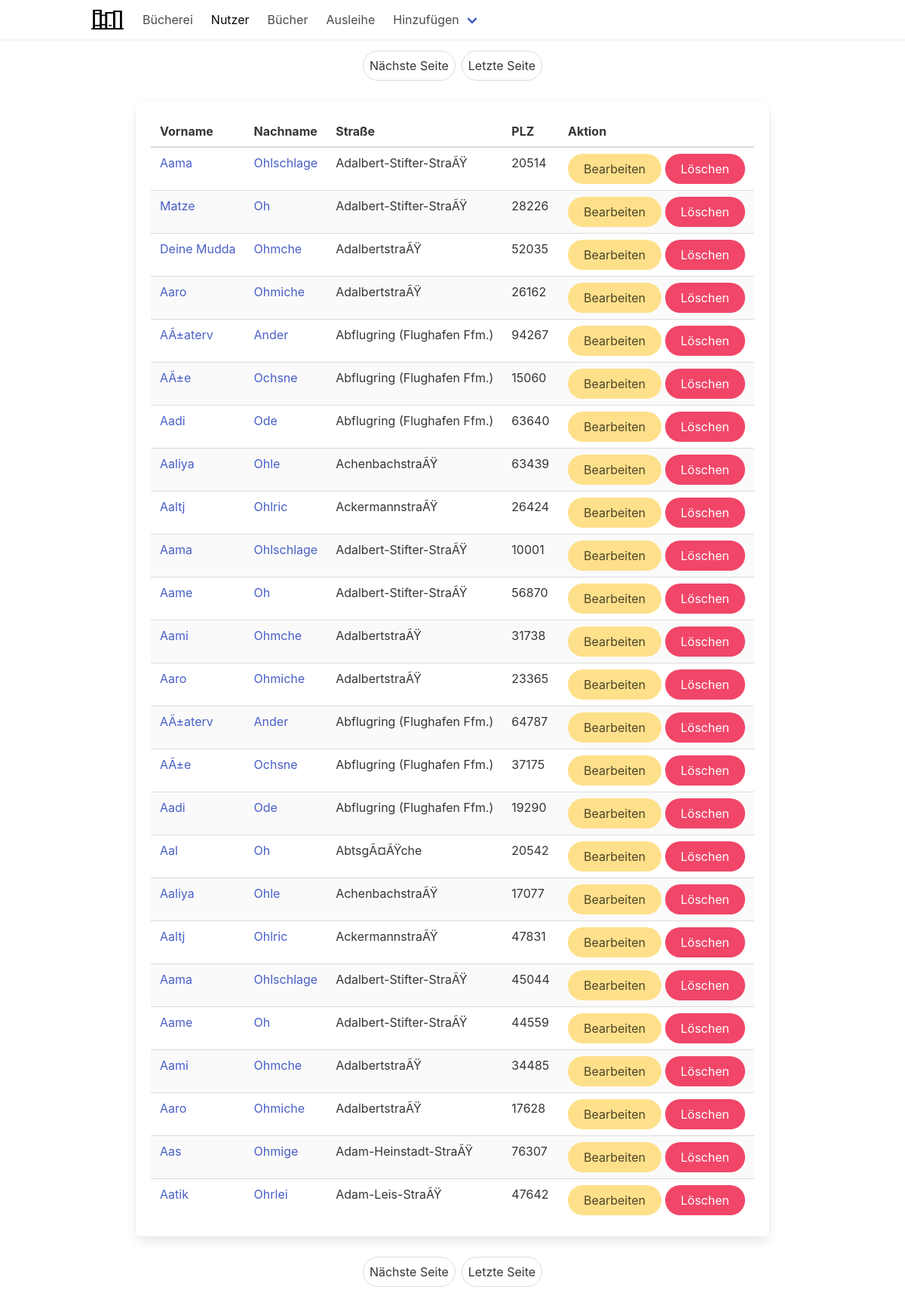
Page /nutzer/ on the earlier database version.
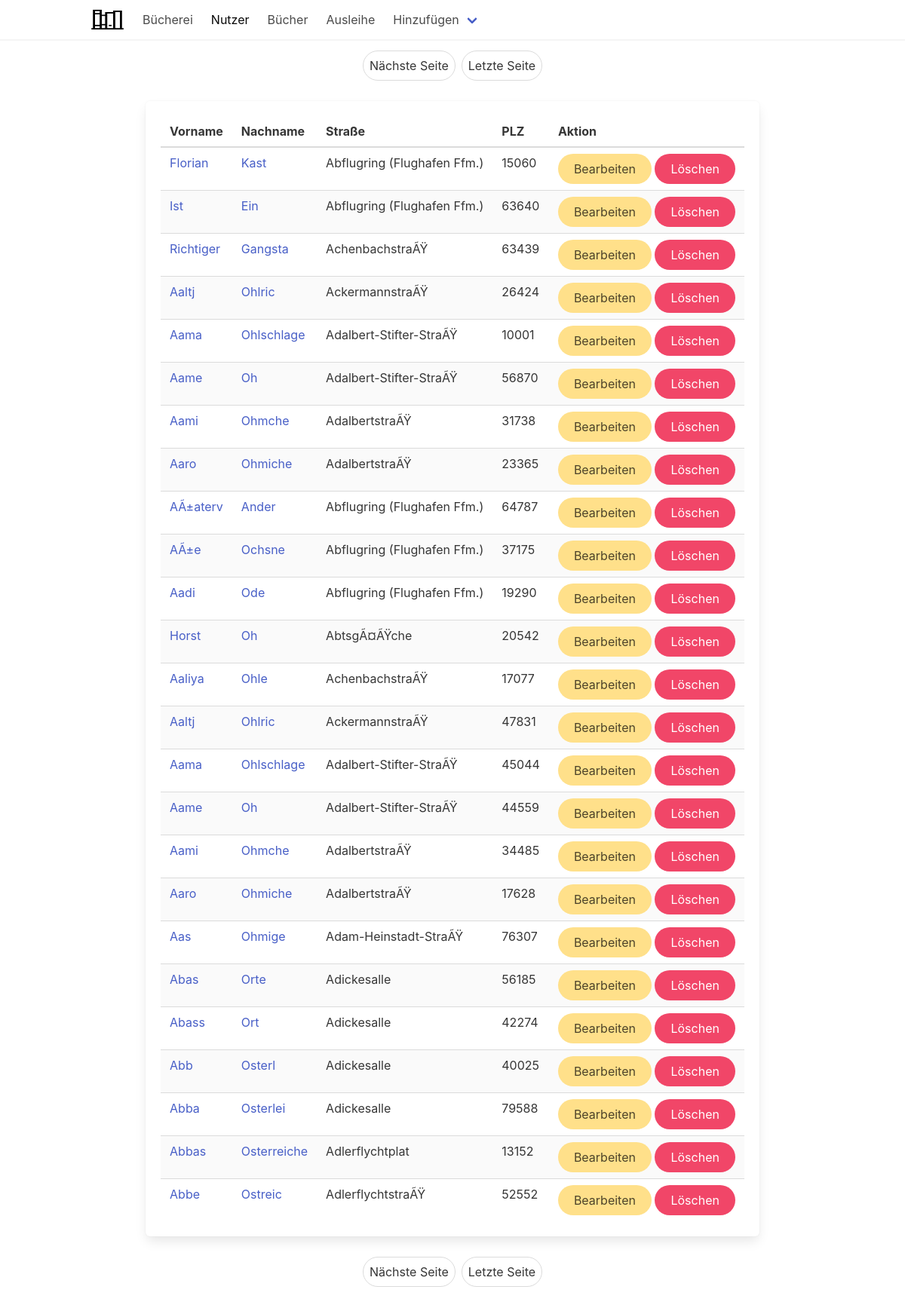
Same page on the later database version.
### buecherei/models.py (models this page shows, shortened)
class Bibliotheksbenutzer(models.Model):
    name = models.CharField(max_length=64)
    nachname = models.CharField(max_length=64)
    strasse = models.CharField(max_length=64)
    plz = models.IntegerField()
    class Meta:
        verbose_name_plural = "Bibliotheksbenutzer"

### buecherei/views.py (the view, shortened to what this page needs)
# urls.py: path('nutzer/', views.nutzer, name='nutzer'),
def nutzer(request):
    if request.method == 'POST' and request.POST.get("delete"):
        id = request.POST.get("delete")
        nutzer = Bibliotheksbenutzer.objects.get(id=id)
        nutzer.delete()
        messages.info(request, 'Der Nutzer wurde erfolgreich gelöscht!', extra_tags='message is-success')
        return redirect(reverse('nutzer'))
    alle_nutzer = Bibliotheksbenutzer.objects.all()
    paginator = Paginator(alle_nutzer, 25)
    page_number = request.GET.get('page')
    page_obj = paginator.get_page(page_number)
    return render(request, 'nutzer.html', {
        "page_obj": page_obj,
    })

### templates/nutzer.html
{% extends "index.html" %}
{% block navbar %}
    <a class="navbar-item" href="/">Bücherei</a>
    <a class="navbar-item is-active" href="{% url "nutzer" %}">Nutzer</a>
    <a class="navbar-item" href="{% url "buch" %}">Bücher</a>
    <a class="navbar-item" href="{% url "ausleih" %}">Ausleihe</a>
{% endblock %}
{% block table %}
<table class="table is-striped is-hoverable box">
    <thead>
        <tr>
            <th class="th">Vorname</th>
            <th class="th">Nachname</th>
            <th class="th">Straße</th>
            <th class="th">PLZ</th>
            <th class="th th__actions">Aktion</th>
        </tr>
    </thead>
    <tbody>
            {% for user in page_obj %}
            <tr>
                <td class="td"><a href="{% url 'nutzer_detail' user.id %}">{{ user.name }}</a></td>
                <td class="td"><a href="{% url 'nutzer_detail' user.id %}">{{ user.nachname }}</a></td>
                <td class="td">{{ user.strasse }}</td>
                <td class="td">{{ user.plz }}</td>
                <td class="td">
                    <button type="submit" class="button is-warning is-rounded is-responsive" name="edit" value="{{ user.id }}">Bearbeiten</button>
                    <button type="submit" class="button is-danger is-rounded is-responsive" name="delete" value="{{ user.id }}">Löschen</button>
                </td>
            </tr>
            {% endfor %}
    </tbody>
</table>
{% endblock %}

Differences in the rows shown:
removed Bibliotheksbenutzer: name "Aama", nachname "Ohlschlage", strasse "Adalbert-Stifter-StraÃŸ", plz "20514", {{ user.id }} 6 (drawn)
removed Bibliotheksbenutzer: name "Matze", nachname "Oh", strasse "Adalbert-Stifter-StraÃŸ", plz "28226", {{ user.id }} 7 (drawn)
removed Bibliotheksbenutzer: name "Deine Mudda", nachname "Ohmche", strasse "AdalbertstraÃŸ", plz "52035", {{ user.id }} 8 (drawn)
removed Bibliotheksbenutzer: name "Aaro", nachname "Ohmiche", strasse "AdalbertstraÃŸ", plz "26162", {{ user.id }} 9 (drawn)
removed Bibliotheksbenutzer: name "AÃ±aterv", nachname "Ander", strasse "Abflugring (Flughafen Ffm.)", plz "94267", {{ user.id }} 10 (drawn)
removed Bibliotheksbenutzer: name "Aatik", nachname "Ohrlei", strasse "Adam-Leis-StraÃŸ", plz "47642", {{ user.id }} 31 (drawn)
changed Bibliotheksbenutzer: name "AÃ±e" → "Florian"; nachname "Ochsne" → "Kast"
changed Bibliotheksbenutzer: name "Aadi" → "Ist"; nachname "Ode" → "Ein"
changed Bibliotheksbenutzer: name "Aaliya" → "Richtiger"; nachname "Ohle" → "Gangsta"
changed Bibliotheksbenutzer "AbtsgÃ¤ÃŸche": name "Aal" → "Horst"
now on this page (row unchanged): Bibliotheksbenutzer: name "Abas", nachname "Orte", strasse "Adickesalle", plz "56185", {{ user.id }} 38 (drawn)
now on this page (row unchanged): Bibliotheksbenutzer: name "Abass", nachname "Ort", strasse "Adickesalle", plz "42274", {{ user.id }} 39 (drawn)
now on this page (row unchanged): Bibliotheksbenutzer: name "Abb", nachname "Osterl", strasse "Adickesalle", plz "40025", {{ user.id }} 40 (drawn)
now on this page (row unchanged): Bibliotheksbenutzer: name "Abba", nachname "Osterlei", strasse "Adickesalle", plz "79588", {{ user.id }} 41 (drawn)
now on this page (row unchanged): Bibliotheksbenutzer: name "Abbas", nachname "Osterreiche", strasse "Adlerflychtplat", plz "13152", {{ user.id }} 42 (drawn)
now on this page (row unchanged): Bibliotheksbenutzer: name "Abbe", nachname "Ostreic", strasse "AdlerflychtstraÃŸ", plz "52552", {{ user.id }} 43 (drawn)
